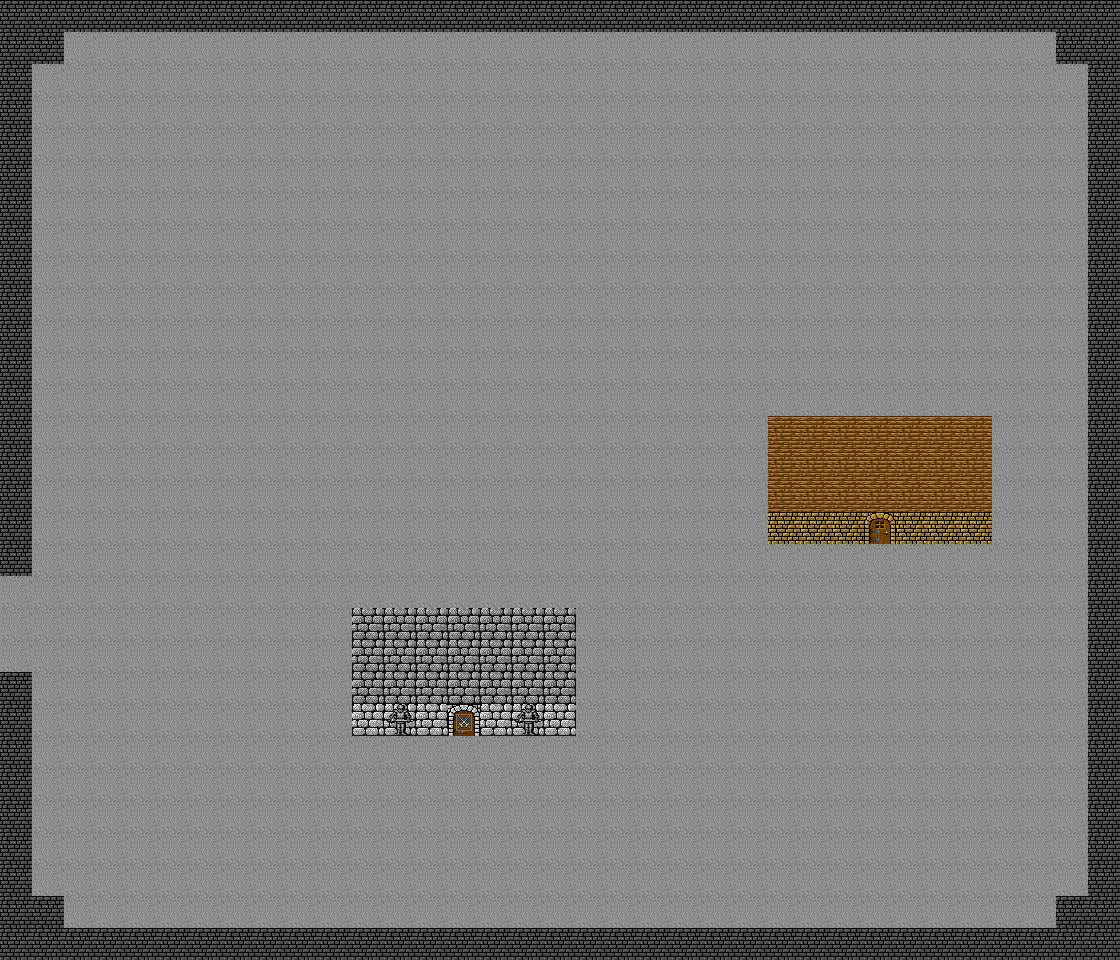

Rendered tile map (Tiled .tmx) drawn with the repository's tilesets; below, a short description and the map source with its tile grids summarised:
An orthogonal 35x30 tile map with 32x32 px tiles, 1 tile layer (ground), 5 tilesets and 5 objects (player).

<map version="1.1" tiledversion="2018.08.22" orientation="orthogonal" renderorder="left-up" width="35" height="30" tilewidth="32" tileheight="32" infinite="0" nextlayerid="9" nextobjectid="7">
 <tileset firstgid="1" source="dg_grounds32.tsx" />
 <tileset firstgid="172" source="dg_features32.tsx" />
 <tileset firstgid="289" source="dg_town332.tsx" />
 <tileset firstgid="325" source="dg_extra132.tsx" />
 <tileset firstgid="469" source="dg_people32.tsx" />
 <layer id="5" name="ground" width="35" height="30">
  <data>[1050 cells, 1050 non-empty, 9 distinct tile ids]</data>
 </layer>
 <objectgroup id="2" name="player">
  <object id="1" name="player spawn" type="player" x="32" y="608" width="32" height="32">
   <properties>
    <property name="name" value="PGarvey" />
   </properties>
  </object>
 </objectgroup>
 <objectgroup id="7" name="items" offsetx="0" offsety="32" />
 <objectgroup id="3" name="npc" offsetx="0" offsety="32">
  <object id="3" template="npc.tx" x="192" y="672">
   <properties>
    <property name="commonname" value="Strażnik" />
    <property name="longTalk" type="bool" value="false" />
    <property name="maxhealth" type="int" value="150" />
    <property name="name" value="Strażnik" />
   </properties>
  </object>
 </objectgroup>
 <objectgroup id="6" name="places" offsetx="0" offsety="32">
  <object id="4" template="place.tx" gid="260" x="0" y="576">
   <properties>
    <property name="filename" value="worldmap.tmx" />
    <property name="name" value="Mapa główna" />
   </properties>
  </object>
  <object id="5" template="place.tx" gid="260" x="0" y="608">
   <properties>
    <property name="filename" value="worldmap.tmx" />
    <property name="name" value="Mapa główna" />
   </properties>
  </object>
  <object id="6" template="place.tx" gid="260" x="0" y="640">
   <properties>
    <property name="filename" value="worldmap.tmx" />
    <property name="name" value="Mapa główna" />
   </properties>
  </object>
 </objectgroup>
 <objectgroup id="8" name="enemies" />
</map>
